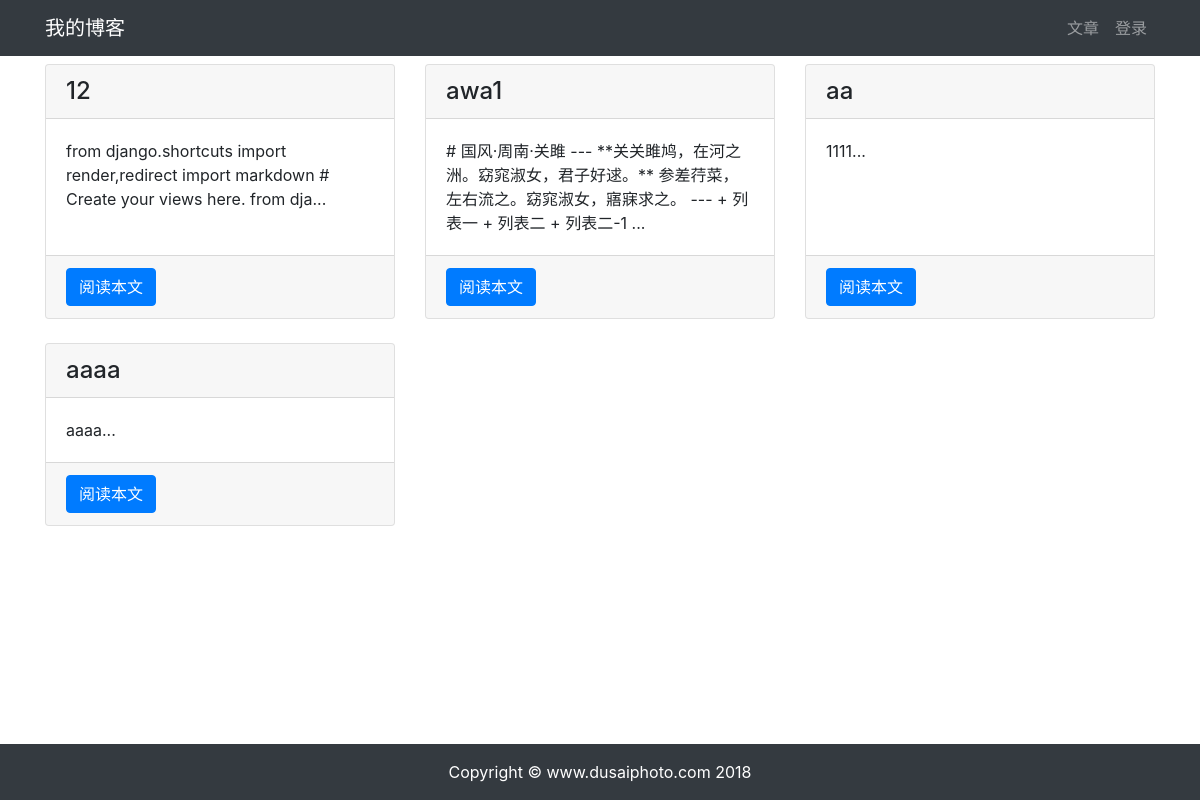
Page /article/article-list/ on the committed database.
### article/models.py (models this page shows)
class ArticlePost(models.Model):
    author = models.ForeignKey(User, on_delete=models.CASCADE)
    title = models.CharField(max_length=100)
    body = models.TextField()
    created = models.DateTimeField(default=timezone.now)
    updated = models.DateTimeField(auto_now=True)
    class Meta:
        ordering = ('-created',)
    def __str__(self):
        return self.title

### article/views.py (the view)
# urls.py: path('article-list/', views.article_list, name='article_list'),
def article_list(request):
    articles = ArticlePost.objects.all()
    print(articles)
    context = {'articles': articles}
    return render(request, 'article/list.html', context)

### templates/article/list.html (shortened to what this page needs)
{% extends "base.html" %}
{% block content %}
<div class="container">
    <div class="row mt-2">
        {% for article in articles %}
        <div class="col-4 mb-4">
            <div class="card h-100">
                <h4 class="card-header">{{ article.title }}</h4>
                <div class="card-body">
                    <p class="card-text">{{ article.body|slice:'100' }}...</p>
                </div>
                <div class="card-footer">
                    <a href="{% url 'article:article_detail' article.id %}" class="btn btn-primary">阅读本文</a>
                </div>
            </div>
        </div>
        {% endfor %}
    </div>
</div>
{% endblock content %}

### rows in the picture
ArticlePost: title "12", body "from django.shortcuts import render,redirect import markdown # Create your views here. from dja"
ArticlePost: title "awa1", body "# 国风·周南·关雎 --- **关关雎鸠，在河之洲。窈窕淑女，君子好逑。** 参差荇菜，左右流之。窈窕淑女，寤寐求之。 --- + 列表一 + 列表二 + 列表二-1"
ArticlePost: title "aa", body "1111"
ArticlePost: title "aaaa", body "aaaa"
